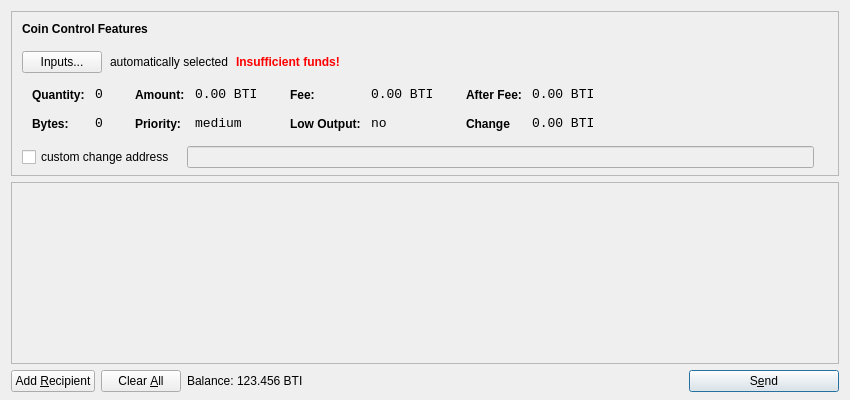
<?xml version="1.0" encoding="UTF-8"?>
<ui version="4.0">
 <class>SendCoinsDialog</class>
 <widget class="QDialog" name="SendCoinsDialog">
  <property name="geometry">
   <rect>
    <x>0</x>
    <y>0</y>
    <width>850</width>
    <height>400</height>
   </rect>
  </property>
  <property name="windowTitle">
   <string>Send Coins</string>
  </property>
  <layout class="QVBoxLayout" name="verticalLayout" stretch="0,1,0">
   <property name="bottomMargin">
    <number>8</number>
   </property>
   <item>
    <widget class="QFrame" name="frameCoinControl">
     <property name="sizePolicy">
      <sizepolicy hsizetype="Expanding" vsizetype="Expanding">
       <horstretch>0</horstretch>
       <verstretch>0</verstretch>
      </sizepolicy>
     </property>
     <property name="maximumSize">
      <size>
       <width>16777215</width>
       <height>16777215</height>
      </size>
     </property>
     <property name="frameShape">
      <enum>QFrame::StyledPanel</enum>
     </property>
     <property name="frameShadow">
      <enum>QFrame::Sunken</enum>
     </property>
     <layout class="QVBoxLayout" name="verticalLayoutCoinControl2">
      <property name="spacing">
       <number>-1</number>
      </property>
      <property name="leftMargin">
       <number>0</number>
      </property>
      <property name="topMargin">
       <number>0</number>
      </property>
      <property name="rightMargin">
       <number>0</number>
      </property>
      <property name="bottomMargin">
       <number>6</number>
      </property>
      <item>
       <layout class="QVBoxLayout" name="verticalLayoutCoinControl" stretch="0,0,0,0,1">
        <property name="spacing">
         <number>0</number>
        </property>
        <property name="leftMargin">
         <number>10</number>
        </property>
        <property name="topMargin">
         <number>10</number>
        </property>
        <item>
         <layout class="QHBoxLayout" name="horizontalLayoutCoinControl1">
          <property name="bottomMargin">
           <number>15</number>
          </property>
          <item>
           <widget class="QLabel" name="labelCoinControlFeatures">
            <property name="sizePolicy">
             <sizepolicy hsizetype="Preferred" vsizetype="Maximum">
              <horstretch>0</horstretch>
              <verstretch>0</verstretch>
             </sizepolicy>
            </property>
            <property name="font">
             <font>
              <weight>75</weight>
              <bold>true</bold>
             </font>
            </property>
            <property name="styleSheet">
             <string notr="true">font-weight:bold;</string>
            </property>
            <property name="text">
             <string>Coin Control Features</string>
            </property>
           </widget>
          </item>
         </layout>
        </item>
        <item>
         <layout class="QHBoxLayout" name="horizontalLayoutCoinControl2" stretch="0,0,0,0">
          <property name="spacing">
           <number>8</number>
          </property>
          <property name="bottomMargin">
           <number>10</number>
          </property>
          <item>
           <widget class="QPushButton" name="pushButtonCoinControl">
            <property name="styleSheet">
             <string notr="true"/>
            </property>
            <property name="text">
             <string>Inputs...</string>
            </property>
           </widget>
          </item>
          <item>
           <widget class="QLabel" name="labelCoinControlAutomaticallySelected">
            <property name="text">
             <string>automatically selected</string>
            </property>
            <property name="margin">
             <number>5</number>
            </property>
           </widget>
          </item>
          <item>
           <widget class="QLabel" name="labelCoinControlInsuffFunds">
            <property name="font">
             <font>
              <weight>75</weight>
              <bold>true</bold>
             </font>
            </property>
            <property name="styleSheet">
             <string notr="true">color:red;font-weight:bold;</string>
            </property>
            <property name="text">
             <string>Insufficient funds!</string>
            </property>
            <property name="margin">
             <number>5</number>
            </property>
           </widget>
          </item>
          <item>
           <spacer name="horizontalSpacerCoinControl">
            <property name="orientation">
             <enum>Qt::Horizontal</enum>
            </property>
            <property name="sizeHint" stdset="0">
             <size>
              <width>40</width>
              <height>1</height>
             </size>
            </property>
           </spacer>
          </item>
         </layout>
        </item>
        <item>
         <widget class="QWidget" name="widgetCoinControl" native="true">
          <property name="sizePolicy">
           <sizepolicy hsizetype="Preferred" vsizetype="Preferred">
            <horstretch>0</horstretch>
            <verstretch>0</verstretch>
           </sizepolicy>
          </property>
          <property name="minimumSize">
           <size>
            <width>0</width>
            <height>0</height>
           </size>
          </property>
          <property name="styleSheet">
           <string notr="true"/>
          </property>
          <layout class="QHBoxLayout" name="horizontalLayoutCoinControl5">
           <property name="margin">
            <number>0</number>
           </property>
           <item>
            <layout class="QHBoxLayout" name="horizontalLayoutCoinControl3" stretch="0,0,0,1">
             <property name="spacing">
              <number>20</number>
             </property>
             <property name="topMargin">
              <number>0</number>
             </property>
             <property name="bottomMargin">
              <number>10</number>
             </property>
             <item>
              <layout class="QFormLayout" name="formLayoutCoinControl1">
               <property name="horizontalSpacing">
                <number>10</number>
               </property>
               <property name="verticalSpacing">
                <number>14</number>
               </property>
               <property name="leftMargin">
                <number>10</number>
               </property>
               <property name="topMargin">
                <number>4</number>
               </property>
               <property name="rightMargin">
                <number>6</number>
               </property>
               <item row="0" column="0">
                <widget class="QLabel" name="labelCoinControlQuantityText">
                 <property name="styleSheet">
                  <string notr="true">font-weight:bold;</string>
                 </property>
                 <property name="text">
                  <string>Quantity:</string>
                 </property>
                 <property name="margin">
                  <number>0</number>
                 </property>
                </widget>
               </item>
               <item row="0" column="1">
                <widget class="QLabel" name="labelCoinControlQuantity">
                 <property name="font">
                  <font>
                   <family>Monospace</family>
                   <pointsize>10</pointsize>
                  </font>
                 </property>
                 <property name="cursor">
                  <cursorShape>IBeamCursor</cursorShape>
                 </property>
                 <property name="contextMenuPolicy">
                  <enum>Qt::ActionsContextMenu</enum>
                 </property>
                 <property name="text">
                  <string>0</string>
                 </property>
                 <property name="margin">
                  <number>0</number>
                 </property>
                 <property name="textInteractionFlags">
                  <set>Qt::LinksAccessibleByMouse|Qt::TextSelectableByKeyboard|Qt::TextSelectableByMouse</set>
                 </property>
                </widget>
               </item>
               <item row="1" column="0">
                <widget class="QLabel" name="labelCoinControlBytesText">
                 <property name="styleSheet">
                  <string notr="true">font-weight:bold;</string>
                 </property>
                 <property name="text">
                  <string>Bytes:</string>
                 </property>
                </widget>
               </item>
               <item row="1" column="1">
                <widget class="QLabel" name="labelCoinControlBytes">
                 <property name="font">
                  <font>
                   <family>Monospace</family>
                   <pointsize>10</pointsize>
                  </font>
                 </property>
                 <property name="cursor">
                  <cursorShape>IBeamCursor</cursorShape>
                 </property>
                 <property name="contextMenuPolicy">
                  <enum>Qt::ActionsContextMenu</enum>
                 </property>
                 <property name="text">
                  <string>0</string>
                 </property>
                 <property name="textInteractionFlags">
                  <set>Qt::LinksAccessibleByMouse|Qt::TextSelectableByKeyboard|Qt::TextSelectableByMouse</set>
                 </property>
                </widget>
               </item>
              </layout>
             </item>
             <item>
              <layout class="QFormLayout" name="formLayoutCoinControl2">
               <property name="horizontalSpacing">
                <number>10</number>
               </property>
               <property name="verticalSpacing">
                <number>14</number>
               </property>
               <property name="leftMargin">
                <number>6</number>
               </property>
               <property name="topMargin">
                <number>4</number>
               </property>
               <property name="rightMargin">
                <number>6</number>
               </property>
               <item row="0" column="0">
                <widget class="QLabel" name="labelCoinControlAmountText">
                 <property name="styleSheet">
                  <string notr="true">font-weight:bold;</string>
                 </property>
                 <property name="text">
                  <string>Amount:</string>
                 </property>
                 <property name="margin">
                  <number>0</number>
                 </property>
                </widget>
               </item>
               <item row="0" column="1">
                <widget class="QLabel" name="labelCoinControlAmount">
                 <property name="font">
                  <font>
                   <family>Monospace</family>
                   <pointsize>10</pointsize>
                  </font>
                 </property>
                 <property name="cursor">
                  <cursorShape>IBeamCursor</cursorShape>
                 </property>
                 <property name="contextMenuPolicy">
                  <enum>Qt::ActionsContextMenu</enum>
                 </property>
                 <property name="text">
                  <string>0.00 BTI</string>
                 </property>
                 <property name="textInteractionFlags">
                  <set>Qt::LinksAccessibleByMouse|Qt::TextSelectableByKeyboard|Qt::TextSelectableByMouse</set>
                 </property>
                </widget>
               </item>
               <item row="1" column="0">
                <widget class="QLabel" name="labelCoinControlPriorityText">
                 <property name="styleSheet">
                  <string notr="true">font-weight:bold;</string>
                 </property>
                 <property name="text">
                  <string>Priority:</string>
                 </property>
                </widget>
               </item>
               <item row="1" column="1">
                <widget class="QLabel" name="labelCoinControlPriority">
                 <property name="font">
                  <font>
                   <family>Monospace</family>
                   <pointsize>10</pointsize>
                  </font>
                 </property>
                 <property name="cursor">
                  <cursorShape>IBeamCursor</cursorShape>
                 </property>
                 <property name="contextMenuPolicy">
                  <enum>Qt::ActionsContextMenu</enum>
                 </property>
                 <property name="text">
                  <string>medium</string>
                 </property>
                 <property name="textInteractionFlags">
                  <set>Qt::LinksAccessibleByMouse|Qt::TextSelectableByKeyboard|Qt::TextSelectableByMouse</set>
                 </property>
                </widget>
               </item>
              </layout>
             </item>
             <item>
              <layout class="QFormLayout" name="formLayoutCoinControl3">
               <property name="horizontalSpacing">
                <number>10</number>
               </property>
               <property name="verticalSpacing">
                <number>14</number>
               </property>
               <property name="leftMargin">
                <number>6</number>
               </property>
               <property name="topMargin">
                <number>4</number>
               </property>
               <property name="rightMargin">
                <number>6</number>
               </property>
               <item row="0" column="0">
                <widget class="QLabel" name="labelCoinControlFeeText">
                 <property name="styleSheet">
                  <string notr="true">font-weight:bold;</string>
                 </property>
                 <property name="text">
                  <string>Fee:</string>
                 </property>
                 <property name="margin">
                  <number>0</number>
                 </property>
                </widget>
               </item>
               <item row="0" column="1">
                <widget class="QLabel" name="labelCoinControlFee">
                 <property name="font">
                  <font>
                   <family>Monospace</family>
                   <pointsize>10</pointsize>
                  </font>
                 </property>
                 <property name="cursor">
                  <cursorShape>IBeamCursor</cursorShape>
                 </property>
                 <property name="contextMenuPolicy">
                  <enum>Qt::ActionsContextMenu</enum>
                 </property>
                 <property name="text">
                  <string>0.00 BTI</string>
                 </property>
                 <property name="textInteractionFlags">
                  <set>Qt::LinksAccessibleByMouse|Qt::TextSelectableByKeyboard|Qt::TextSelectableByMouse</set>
                 </property>
                </widget>
               </item>
               <item row="1" column="0">
                <widget class="QLabel" name="labelCoinControlLowOutputText">
                 <property name="styleSheet">
                  <string notr="true">font-weight:bold;</string>
                 </property>
                 <property name="text">
                  <string>Low Output:</string>
                 </property>
                </widget>
               </item>
               <item row="1" column="1">
                <widget class="QLabel" name="labelCoinControlLowOutput">
                 <property name="font">
                  <font>
                   <family>Monospace</family>
                   <pointsize>10</pointsize>
                  </font>
                 </property>
                 <property name="cursor">
                  <cursorShape>IBeamCursor</cursorShape>
                 </property>
                 <property name="contextMenuPolicy">
                  <enum>Qt::ActionsContextMenu</enum>
                 </property>
                 <property name="text">
                  <string>no</string>
                 </property>
                 <property name="textInteractionFlags">
                  <set>Qt::LinksAccessibleByMouse|Qt::TextSelectableByKeyboard|Qt::TextSelectableByMouse</set>
                 </property>
                </widget>
               </item>
              </layout>
             </item>
             <item>
              <layout class="QFormLayout" name="formLayoutCoinControl4">
               <property name="horizontalSpacing">
                <number>10</number>
               </property>
               <property name="verticalSpacing">
                <number>14</number>
               </property>
               <property name="leftMargin">
                <number>6</number>
               </property>
               <property name="topMargin">
                <number>4</number>
               </property>
               <property name="rightMargin">
                <number>6</number>
               </property>
               <item row="0" column="0">
                <widget class="QLabel" name="labelCoinControlAfterFeeText">
                 <property name="styleSheet">
                  <string notr="true">font-weight:bold;</string>
                 </property>
                 <property name="text">
                  <string>After Fee:</string>
                 </property>
                 <property name="margin">
                  <number>0</number>
                 </property>
                </widget>
               </item>
               <item row="0" column="1">
                <widget class="QLabel" name="labelCoinControlAfterFee">
                 <property name="font">
                  <font>
                   <family>Monospace</family>
                   <pointsize>10</pointsize>
                  </font>
                 </property>
                 <property name="cursor">
                  <cursorShape>IBeamCursor</cursorShape>
                 </property>
                 <property name="contextMenuPolicy">
                  <enum>Qt::ActionsContextMenu</enum>
                 </property>
                 <property name="text">
                  <string>0.00 BTI</string>
                 </property>
                 <property name="textInteractionFlags">
                  <set>Qt::LinksAccessibleByMouse|Qt::TextSelectableByKeyboard|Qt::TextSelectableByMouse</set>
                 </property>
                </widget>
               </item>
               <item row="1" column="0">
                <widget class="QLabel" name="labelCoinControlChangeText">
                 <property name="styleSheet">
                  <string notr="true">font-weight:bold;</string>
                 </property>
                 <property name="text">
                  <string>Change</string>
                 </property>
                </widget>
               </item>
               <item row="1" column="1">
                <widget class="QLabel" name="labelCoinControlChange">
                 <property name="font">
                  <font>
                   <family>Monospace</family>
                   <pointsize>10</pointsize>
                  </font>
                 </property>
                 <property name="cursor">
                  <cursorShape>IBeamCursor</cursorShape>
                 </property>
                 <property name="contextMenuPolicy">
                  <enum>Qt::ActionsContextMenu</enum>
                 </property>
                 <property name="text">
                  <string>0.00 BTI</string>
                 </property>
                 <property name="textInteractionFlags">
                  <set>Qt::LinksAccessibleByMouse|Qt::TextSelectableByKeyboard|Qt::TextSelectableByMouse</set>
                 </property>
                </widget>
               </item>
              </layout>
             </item>
            </layout>
           </item>
          </layout>
         </widget>
        </item>
        <item>
         <layout class="QHBoxLayout" name="horizontalLayoutCoinControl4" stretch="0,0,0">
          <property name="spacing">
           <number>12</number>
          </property>
          <property name="sizeConstraint">
           <enum>QLayout::SetDefaultConstraint</enum>
          </property>
          <property name="topMargin">
           <number>5</number>
          </property>
          <property name="rightMargin">
           <number>5</number>
          </property>
          <item>
           <widget class="QCheckBox" name="checkBoxCoinControlChange">
            <property name="text">
             <string>custom change address</string>
            </property>
           </widget>
          </item>
          <item>
           <widget class="QLineEdit" name="lineEditCoinControlChange">
            <property name="enabled">
             <bool>false</bool>
            </property>
            <property name="sizePolicy">
             <sizepolicy hsizetype="Expanding" vsizetype="Fixed">
              <horstretch>0</horstretch>
              <verstretch>0</verstretch>
             </sizepolicy>
            </property>
           </widget>
          </item>
          <item>
           <widget class="QLabel" name="labelCoinControlChangeLabel">
            <property name="sizePolicy">
             <sizepolicy hsizetype="Preferred" vsizetype="Expanding">
              <horstretch>0</horstretch>
              <verstretch>0</verstretch>
             </sizepolicy>
            </property>
            <property name="minimumSize">
             <size>
              <width>0</width>
              <height>0</height>
             </size>
            </property>
            <property name="text">
             <string/>
            </property>
            <property name="margin">
             <number>3</number>
            </property>
           </widget>
          </item>
         </layout>
        </item>
        <item>
         <spacer name="verticalSpacerCoinControl">
          <property name="orientation">
           <enum>Qt::Vertical</enum>
          </property>
          <property name="sizeHint" stdset="0">
           <size>
            <width>800</width>
            <height>1</height>
           </size>
          </property>
         </spacer>
        </item>
       </layout>
      </item>
     </layout>
    </widget>
   </item>
   <item>
    <widget class="QScrollArea" name="scrollArea">
     <property name="widgetResizable">
      <bool>true</bool>
     </property>
     <widget class="QWidget" name="scrollAreaWidgetContents">
      <property name="geometry">
       <rect>
        <x>0</x>
        <y>0</y>
        <width>830</width>
        <height>165</height>
       </rect>
      </property>
      <layout class="QVBoxLayout" name="verticalLayout_2">
       <property name="margin">
        <number>0</number>
       </property>
       <item>
        <layout class="QVBoxLayout" name="entries">
         <property name="spacing">
          <number>6</number>
         </property>
        </layout>
       </item>
       <item>
        <spacer name="verticalSpacer">
         <property name="orientation">
          <enum>Qt::Vertical</enum>
         </property>
         <property name="sizeHint" stdset="0">
          <size>
           <width>20</width>
           <height>40</height>
          </size>
         </property>
        </spacer>
       </item>
      </layout>
     </widget>
    </widget>
   </item>
   <item>
    <layout class="QHBoxLayout" name="horizontalLayout">
     <item>
      <widget class="QPushButton" name="addButton">
       <property name="toolTip">
        <string>Send to multiple recipients at once</string>
       </property>
       <property name="text">
        <string>Add &amp;Recipient</string>
       </property>
       <property name="autoDefault">
        <bool>false</bool>
       </property>
      </widget>
     </item>
     <item>
      <widget class="QPushButton" name="clearButton">
       <property name="sizePolicy">
        <sizepolicy hsizetype="Minimum" vsizetype="Fixed">
         <horstretch>0</horstretch>
         <verstretch>0</verstretch>
        </sizepolicy>
       </property>
       <property name="toolTip">
        <string>Remove all transaction fields</string>
       </property>
       <property name="text">
        <string>Clear &amp;All</string>
       </property>
       <property name="autoRepeatDelay">
        <number>300</number>
       </property>
       <property name="autoDefault">
        <bool>false</bool>
       </property>
      </widget>
     </item>
     <item>
      <layout class="QHBoxLayout" name="horizontalLayout_2">
       <property name="spacing">
        <number>3</number>
       </property>
       <item>
        <widget class="QLabel" name="label">
         <property name="sizePolicy">
          <sizepolicy hsizetype="Preferred" vsizetype="Fixed">
           <horstretch>0</horstretch>
           <verstretch>0</verstretch>
          </sizepolicy>
         </property>
         <property name="text">
          <string>Balance:</string>
         </property>
        </widget>
       </item>
       <item>
        <widget class="QLabel" name="labelBalance">
         <property name="sizePolicy">
          <sizepolicy hsizetype="Preferred" vsizetype="Fixed">
           <horstretch>0</horstretch>
           <verstretch>0</verstretch>
          </sizepolicy>
         </property>
         <property name="cursor">
          <cursorShape>IBeamCursor</cursorShape>
         </property>
         <property name="text">
          <string>123.456 BTI</string>
         </property>
         <property name="textInteractionFlags">
          <set>Qt::LinksAccessibleByMouse|Qt::TextSelectableByKeyboard|Qt::TextSelectableByMouse</set>
         </property>
        </widget>
       </item>
      </layout>
     </item>
     <item>
      <spacer name="horizontalSpacer">
       <property name="orientation">
        <enum>Qt::Horizontal</enum>
       </property>
       <property name="sizeHint" stdset="0">
        <size>
         <width>40</width>
         <height>20</height>
        </size>
       </property>
      </spacer>
     </item>
     <item>
      <widget class="QPushButton" name="sendButton">
       <property name="minimumSize">
        <size>
         <width>150</width>
         <height>0</height>
        </size>
       </property>
       <property name="toolTip">
        <string>Confirm the send action</string>
       </property>
       <property name="text">
        <string>S&amp;end</string>
       </property>
       <property name="icon">
        <iconset resource="../bitcoin.qrc">
         <normaloff>:/icons/send</normaloff>:/icons/send</iconset>
       </property>
       <property name="default">
        <bool>true</bool>
       </property>
      </widget>
     </item>
    </layout>
   </item>
  </layout>
 </widget>
 <resources>
  <include location="../bitcoin.qrc"/>
 </resources>
 <connections/>
</ui>
